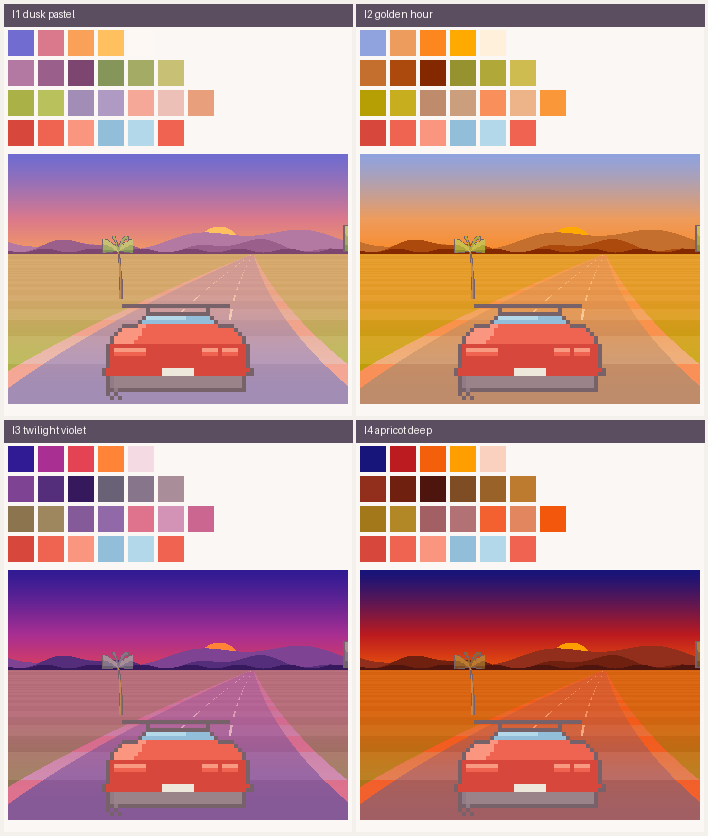

The Python source for this figure:
#!/usr/bin/env python3
"""Four sunset-leaning colourways, all using G's treatment (saturation +85%,
gradient narrowed 30%, fog floor 0.35) -- only the base hues for sky / hills /
fog / grass / road shift toward dusk. The car and palm stay close to the
daytime palette so they read as the same asset set under different light.

I1 dusk pastel     -- closest to daytime G, warmed horizon
I2 golden hour      -- strong warm orange, still bright
I3 twilight violet  -- cooler, magenta/violet leaning, deeper
I4 apricot deep     -- richest orange-to-indigo gradient
"""

import colorsys
import math
import struct
import zlib

from PIL import Image, ImageDraw

# ---- shared G treatment -----------------------------------------------------
SAT_K = 0.85
NARROW = 0.30
FOG_FLOOR = 0.35
NO_BOOST = {"INK", "INK2", "CLOUD", "LANE", "CREAM", "PLATE"}
PAIRS = [
    ("SKY_TOP", "SKY_MID"), ("SKY_MID", "SKY_LOW"),
    ("HILL_NEAR", "HILL_FAR"),
    ("LEAF_D", "LEAF_M"), ("LEAF_M", "LEAF_L"),
    ("WOOD_M", "WOOD_L"),
    ("GRASS_D", "GRASS_L"),
    ("ROAD_D", "ROAD_L"),
    ("RUMBLE_D", "RUMBLE_L"),
    ("CORAL_D", "CORAL"), ("CORAL", "CORAL_L"),
    ("GLASS_D", "GLASS"),
    ("LAMP", "LAMP_L"),
]

CAR_COMMON = dict(
    INK=(120, 98, 106), INK2=(154, 132, 138),
    CORAL=(244, 172, 162), CORAL_D=(216, 140, 134), CORAL_L=(252, 208, 198),
    GLASS=(214, 230, 238), GLASS_D=(182, 204, 218),
    LAMP=(240, 166, 156), LAMP_L=(250, 210, 200),
    TYRE=(144, 134, 140), TYRE_D=(120, 110, 118),
    CREAM=(250, 242, 228), PLATE=(238, 232, 220), SHADOW=(198, 186, 190),
    LANE=(252, 248, 242),
    WOOD_D=(164, 134, 114), WOOD_M=(192, 164, 138), WOOD_L=(216, 194, 168),
)

CANDIDATES = {
    "I1 dusk pastel": dict(
        SKY_TOP=(158, 156, 208), SKY_MID=(222, 172, 182), SKY_LOW=(255, 202, 158),
        CLOUD=(253, 248, 244), SUN=(255, 222, 172),
        HILL_FAR=(184, 156, 176), HILL_NEAR=(154, 124, 146), TREELINE=(124, 96, 118),
        LEAF_D=(142, 150, 120), LEAF_M=(172, 176, 138), LEAF_L=(206, 202, 162),
        GRASS_D=(174, 178, 122), GRASS_L=(192, 196, 146),
        ROAD_D=(172, 162, 182), ROAD_L=(188, 178, 198),
        RUMBLE_L=(248, 200, 190), RUMBLE_D=(236, 214, 210),
        FOG=(232, 194, 176),
    ),
    "I2 golden hour": dict(
        SKY_TOP=(182, 192, 222), SKY_MID=(242, 190, 150), SKY_LOW=(255, 178, 108),
        CLOUD=(255, 240, 220), SUN=(255, 210, 120),
        HILL_FAR=(202, 160, 128), HILL_NEAR=(172, 120, 88), TREELINE=(132, 82, 60),
        LEAF_D=(150, 148, 96), LEAF_M=(182, 178, 118), LEAF_L=(214, 204, 148),
        GRASS_D=(182, 170, 88), GRASS_L=(202, 190, 118),
        ROAD_D=(190, 164, 148), ROAD_L=(206, 184, 168),
        RUMBLE_L=(252, 188, 156), RUMBLE_D=(238, 208, 186),
        FOG=(250, 198, 148),
    ),
    "I3 twilight violet": dict(
        SKY_TOP=(96, 84, 148), SKY_MID=(174, 112, 162), SKY_LOW=(240, 152, 160),
        CLOUD=(244, 218, 226), SUN=(255, 190, 150),
        HILL_FAR=(142, 112, 152), HILL_NEAR=(102, 82, 122), TREELINE=(72, 56, 92),
        LEAF_D=(112, 108, 118), LEAF_M=(142, 134, 144), LEAF_L=(176, 162, 168),
        GRASS_D=(140, 128, 108), GRASS_L=(162, 150, 130),
        ROAD_D=(142, 120, 152), ROAD_L=(160, 140, 172),
        RUMBLE_L=(226, 160, 176), RUMBLE_D=(210, 178, 196),
        FOG=(202, 150, 172),
    ),
    "I4 apricot deep": dict(
        SKY_TOP=(70, 68, 122), SKY_MID=(202, 110, 112), SKY_LOW=(255, 150, 90),
        CLOUD=(250, 208, 190), SUN=(255, 200, 110),
        HILL_FAR=(152, 100, 90), HILL_NEAR=(112, 70, 60), TREELINE=(78, 48, 44),
        LEAF_D=(126, 100, 78), LEAF_M=(158, 128, 96), LEAF_L=(196, 160, 118),
        GRASS_D=(162, 140, 90), GRASS_L=(182, 160, 110),
        ROAD_D=(162, 128, 130), ROAD_L=(182, 150, 152),
        RUMBLE_L=(246, 158, 128), RUMBLE_D=(226, 178, 158),
        FOG=(242, 160, 120),
    ),
}


def hboost(c, k):
    r, g, b = c
    h, s, v = colorsys.rgb_to_hsv(r / 255, g / 255, b / 255)
    s = min(1.0, s * (1 + k) + 0.02)
    r2, g2, b2 = colorsys.hsv_to_rgb(h, s, v)
    return (r2 * 255, g2 * 255, b2 * 255)


def narrow_toward(light_c, dark_c, amount):
    lh, ls, lv = colorsys.rgb_to_hsv(*(x / 255 for x in light_c))
    _, ds, dv = colorsys.rgb_to_hsv(*(x / 255 for x in dark_c))
    ns = ls + (ds - ls) * amount
    nv = lv + (dv - lv) * amount * 0.6
    r, g, b = colorsys.hsv_to_rgb(lh, min(1.0, ns), nv)
    return (round(r * 255), round(g * 255), round(b * 255))


def palette_for(scene):
    base = dict(CAR_COMMON)
    base.update(scene)
    pal = {name: (tuple(round(x) for x in c) if name in NO_BOOST else tuple(round(x) for x in hboost(c, SAT_K)))
           for name, c in base.items()}
    for dark_key, light_key in PAIRS:
        if dark_key in pal and light_key in pal:
            pal[light_key] = narrow_toward(pal[light_key], pal[dark_key], NARROW)
    return pal


ROW_KEYS = [
    ["SKY_TOP", "SKY_MID", "SKY_LOW", "SUN", "CLOUD"],
    ["HILL_FAR", "HILL_NEAR", "TREELINE", "LEAF_D", "LEAF_M", "LEAF_L"],
    ["GRASS_D", "GRASS_L", "ROAD_D", "ROAD_L", "RUMBLE_L", "RUMBLE_D", "FOG"],
    ["CORAL_D", "CORAL", "CORAL_L", "GLASS_D", "GLASS", "LAMP"],
]


class Img:
    def __init__(self, w, h):
        self.w, self.h = w, h
        self.px = bytearray(w * h * 4)

    def set(self, x, y, c):
        x, y = int(x), int(y)
        if 0 <= x < self.w and 0 <= y < self.h:
            i = (y * self.w + x) * 4
            self.px[i : i + 4] = bytes((c[0], c[1], c[2], 255))

    def rect(self, x, y, w, h, c):
        for yy in range(int(y), int(y + h)):
            for xx in range(int(x), int(x + w)):
                self.set(xx, yy, c)


class Pen:
    def __init__(self, w, h, p):
        self.w, self.h, self.p = w, h, p
        self.gw, self.gh = -(-w // p), -(-h // p)
        self.g = [None] * (self.gw * self.gh)

    def s(self, x, y, c):
        x, y = int(x), int(y)
        if 0 <= x < self.gw and 0 <= y < self.gh:
            self.g[y * self.gw + x] = c

    def at(self, x, y):
        if 0 <= x < self.gw and 0 <= y < self.gh:
            return self.g[int(y) * self.gw + int(x)]
        return None

    def rect(self, x, y, w, h, c):
        for yy in range(int(y), int(y + h)):
            for xx in range(int(x), int(x + w)):
                self.s(xx, yy, c)

    def trap(self, y0, xl0, xr0, y1, xl1, xr1, c):
        y0, y1 = int(y0), int(y1)
        if y1 <= y0:
            return
        for y in range(y0, y1):
            t = (y - y0) / (y1 - y0)
            for x in range(int(round(xl0 + (xl1 - xl0) * t)), int(round(xr0 + (xr1 - xr0) * t))):
                self.s(x, y, c)

    def poly(self, pts, c):
        ys = [p[1] for p in pts]
        for y in range(int(min(ys)), int(max(ys)) + 1):
            xs = []
            for i in range(len(pts)):
                x1, y1 = pts[i]
                x2, y2 = pts[(i + 1) % len(pts)]
                if (y1 <= y < y2) or (y2 <= y < y1):
                    xs.append(x1 + (y - y1) * (x2 - x1) / (y2 - y1))
            xs.sort()
            for i in range(0, len(xs) - 1, 2):
                for x in range(int(xs[i]), int(xs[i + 1]) + 1):
                    self.s(x, y, c)

    def dither(self, x, y, w, h, c, phase=0):
        for yy in range(int(y), int(y + h)):
            for xx in range(int(x), int(x + w)):
                if (xx + yy + phase) % 2 == 0:
                    self.s(xx, yy, c)

    def outline_in(self, c):
        edge = []
        for y in range(self.gh):
            for x in range(self.gw):
                if self.at(x, y) is None:
                    continue
                for dx, dy in ((1, 0), (-1, 0), (0, 1), (0, -1)):
                    nx, ny = x + dx, y + dy
                    if not (0 <= nx < self.gw and 0 <= ny < self.gh) or self.at(nx, ny) is None:
                        edge.append((x, y))
                        break
        for x, y in edge:
            self.s(x, y, c)

    def img(self):
        im = Img(self.w, self.h)
        for gy in range(self.gh):
            for gx in range(self.gw):
                c = self.g[gy * self.gw + gx]
                if c is not None:
                    im.rect(gx * self.p, gy * self.p, self.p, self.p, c)
        return im


def car_ferrari(pal, w=80, h=56, p=2):
    body, body_d, body_l = pal["CORAL"], pal["CORAL_D"], pal["CORAL_L"]
    pen = Pen(w, h, p)
    gw, gh = pen.gw, pen.gh
    ground = gh - 2
    tyre_top = ground - 4
    panel = int(gh * 0.50)
    deck = int(gh * 0.34)
    wing = int(gh * 0.16)
    pen.rect(gw * 0.06, tyre_top, gw * 0.13, ground - tyre_top, pal["TYRE"])
    pen.rect(gw * 0.81, tyre_top, gw * 0.13, ground - tyre_top, pal["TYRE"])
    pen.rect(gw * 0.16, wing, gw * 0.68, 1.6, body_l)
    pen.rect(gw * 0.30, wing + 1, 1.4, deck - wing, body_d)
    pen.rect(gw * 0.68, wing + 1, 1.4, deck - wing, body_d)
    pen.trap(wing + 2, gw * 0.30, gw * 0.70, deck, gw * 0.24, gw * 0.76, pal["GLASS_D"])
    pen.trap(wing + 2, gw * 0.31, gw * 0.55, deck - 1, gw * 0.25, gw * 0.53, pal["GLASS"])
    pen.trap(deck, gw * 0.14, gw * 0.86, panel, gw * 0.05, gw * 0.95, body)
    pen.trap(deck, gw * 0.14, gw * 0.30, panel, gw * 0.05, gw * 0.22, body_l)
    pen.trap(panel, gw * 0.05, gw * 0.95, tyre_top, gw * 0.03, gw * 0.97, body_d)
    ly = panel + 1
    for lx in (gw * 0.10, gw * 0.22, gw * 0.66, gw * 0.78):
        pen.rect(lx, ly, gw * 0.10, 2, pal["LAMP"])
        pen.rect(lx, ly, gw * 0.10, 1, pal["LAMP_L"])
    pen.trap(tyre_top, gw * 0.10, gw * 0.90, ground, gw * 0.12, gw * 0.88, pal["INK2"])
    pen.rect(gw * 0.40, tyre_top - 2, gw * 0.20, 2, pal["PLATE"])
    pen.dither(gw * 0.06, ground, gw * 0.06 + 2, 2, pal["SHADOW"])
    pen.outline_in(pal["INK"])
    return pen.img()


def palm_tree(pal, w=170, h=420, p=4):
    pen = Pen(w, h, p)
    gw, gh = pen.gw, pen.gh
    cx = gw / 2
    crown_y = gh * 0.36
    for gy in range(int(crown_y), gh):
        t = (gy - crown_y) / (gh - crown_y)
        bend = math.sin(t * 2.0) * (gw * 0.09)
        tw = 2.0 + t * 3.4
        x0 = cx + bend - tw / 2
        for gx in range(int(x0), int(x0 + tw) + 1):
            pen.s(gx, gy, pal["WOOD_M"] if gx < x0 + tw * 0.55 else pal["WOOD_D"])
    top_x, top_y = cx, crown_y
    fronds = [
        (-1.52, 0.60, pal["LEAF_D"]), (1.52, 0.60, pal["LEAF_D"]),
        (-1.12, 0.56, pal["LEAF_M"]), (1.12, 0.56, pal["LEAF_M"]),
        (-0.66, 0.48, pal["LEAF_L"]), (0.68, 0.48, pal["LEAF_L"]),
        (-0.14, 0.40, pal["LEAF_M"]), (0.24, 0.40, pal["LEAF_M"]),
    ]
    for ang, ln, col in fronds:
        n = 8
        ribs = []
        for i in range(n + 1):
            t = i / n
            r = ln * gh * t
            x = top_x + math.cos(ang - math.pi / 2) * r * 1.45
            y = top_y + math.sin(ang - math.pi / 2) * r + t * t * ln * gh * 0.6
            ribs.append((x, y))
        thick = [0.7 + (1 - abs(i / n - 0.35)) * 3.2 for i in range(n + 1)]
        pts = [(x, y - thick[i]) for i, (x, y) in enumerate(ribs)]
        pts += [(x, y + thick[i]) for i, (x, y) in reversed(list(enumerate(ribs)))]
        pen.poly(pts, col)
    pen.outline_in(pal["INK"])
    return pen.img()


def lerp(a, b, t):
    return tuple(int(a[i] + (b[i] - a[i]) * t) for i in range(3))


def mock_frame(pal, W=340, H=250):
    im = Img(W, H)
    horizon = int(H * 0.40)
    for y in range(horizon + 6):
        u = (y / (horizon + 6)) ** 1.2
        if u < 0.55:
            c = lerp(pal["SKY_TOP"], pal["SKY_MID"], u / 0.55)
        else:
            c = lerp(pal["SKY_MID"], pal["SKY_LOW"], (u - 0.55) / 0.45)
        im.rect(0, y, W, 1, c)
    # a soft low sun disc
    sx, sy, sr = W * 0.62, horizon - 6, 22
    for yy in range(int(sy - sr), int(sy + sr)):
        for xx in range(int(sx - sr), int(sx + sr)):
            dx, dy = (xx - sx) / sr, (yy - sy) / sr
            if dx * dx + dy * dy <= 1.0:
                im.set(xx, yy, pal["SUN"])
    for x in range(W):
        u = x / W
        yy = horizon - 14 + math.sin(2 * math.pi * u) * 8 + math.sin(2 * math.pi * 3 * u + 0.7) * 4
        for y in range(int(yy), horizon + 2):
            im.set(x, y, pal["HILL_FAR"])
    for x in range(W):
        u = x / W
        yy = horizon - 7 + math.sin(2 * math.pi * 2 * u + 2.1) * 5 + math.sin(2 * math.pi * 5 * u) * 3
        for y in range(int(yy), horizon + 2):
            im.set(x, y, pal["HILL_NEAR"])
    for x in range(W):
        u = x / W
        yy = horizon - 3 + math.sin(2 * math.pi * 7 * u) * 2
        for y in range(int(yy), horizon + 1):
            im.set(x, y, pal["TREELINE"])

    lanes = 3
    curve = 0.4
    for y in range(horizon, H):
        t = (y - horizon + 1) / (H - horizon)
        raw_fog = math.exp(-((1 - t) ** 2) * 2.0)
        fog = max(raw_fog, FOG_FLOOR)
        cx = W / 2 + curve * (1 - t) ** 2 * W * 0.55
        hw = W * 0.56 * t
        rw = hw / max(6, 2 * lanes)
        lw = hw / max(32, 8 * lanes)
        dark = int((1 / t) * 2.2) % 2 == 0
        road = pal["ROAD_D"] if dark else pal["ROAD_L"]
        grass = pal["GRASS_D"] if dark else pal["GRASS_L"]
        rumble = pal["RUMBLE_L"] if dark else pal["RUMBLE_D"]
        for x in range(W):
            c = grass
            if cx - hw - rw <= x < cx + hw + rw:
                c = rumble
            if cx - hw <= x < cx + hw:
                c = road
            if not dark:
                for i in range(1, lanes):
                    lx = cx - hw + (2 * hw) * i / lanes
                    if lx - lw / 2 <= x < lx + lw / 2:
                        c = pal["LANE"]
            im.set(x, y, lerp(c, pal["FOG"], 1 - fog))

    palm = palm_tree(pal)
    for t, side in ((0.30, -1), (0.55, 1), (1.0, -1)):
        cx = W / 2 + curve * (1 - t) ** 2 * W * 0.55
        hw = W * 0.56 * t
        dw = max(2, int(palm.w * t * 0.62))
        dh = max(2, int(palm.h * t * 0.62))
        x = int(cx + side * (hw * 1.7)) - dw // 2
        y = int(horizon + (H - horizon) * t) - dh
        for yy in range(dh):
            j = yy * palm.h // dh
            for xx in range(dw):
                i = xx * palm.w // dw
                idx = (j * palm.w + i) * 4
                a = palm.px[idx + 3]
                if a:
                    im.set(x + xx, y + yy, tuple(palm.px[idx : idx + 4]))

    car = car_ferrari(pal)
    dw, dh = car.w * 2, car.h * 2
    ox, oy = (W - dw) // 2, H - dh - 4
    for yy in range(car.h):
        for xx in range(car.w):
            i = (yy * car.w + xx) * 4
            a = car.px[i + 3]
            if a:
                p = tuple(car.px[i : i + 4])
                for dy2 in range(2):
                    for dx2 in range(2):
                        im.set(ox + xx * 2 + dx2, oy + yy * 2 + dy2, p)
    return im


def main():
    SW, GAP = 26, 4
    row_h = SW + GAP
    frame_w, frame_h = 340, 250

    card_w = max(9 * (SW + GAP), frame_w) + GAP * 2
    card_h = 26 + len(ROW_KEYS) * row_h + GAP * 2 + frame_h + GAP * 2

    sheet = Image.new("RGBA", (card_w * 2 + GAP * 3, card_h * 2 + GAP * 3), (244, 240, 236, 255))

    for idx, (label, scene) in enumerate(CANDIDATES.items()):
        pal = palette_for(scene)
        card = Image.new("RGBA", (card_w, card_h), (250, 247, 244, 255))
        y = 26
        for keys in ROW_KEYS:
            x = GAP
            for key in keys:
                c = pal[key]
                for yy in range(y, y + SW):
                    for xx in range(x, x + SW):
                        card.putpixel((xx, yy), c + (255,))
                x += SW + GAP
            y += row_h
        y += GAP
        frame_im = mock_frame(pal, frame_w, frame_h)
        frame_png = Image.frombytes("RGBA", (frame_im.w, frame_im.h), bytes(frame_im.px))
        card.alpha_composite(frame_png, (GAP, y))

        cx = (idx % 2) * (card_w + GAP) + GAP
        cy = (idx // 2) * (card_h + GAP) + GAP
        sheet.alpha_composite(card, (cx, cy))
        d = ImageDraw.Draw(sheet)
        d.rectangle([cx, cy, cx + card_w, cy + 22], fill=(90, 78, 96, 255))
        d.text((cx + 8, cy + 4), label, fill=(250, 247, 244, 255))

    sheet.save("swatch6.png")
    print("wrote swatch6.png", sheet.size)


main()
